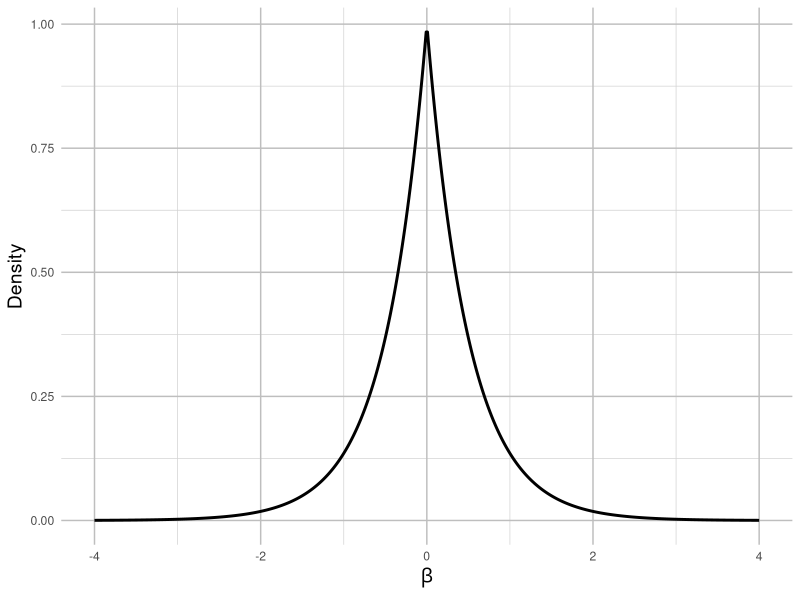

Generate this figure with R: (Note: this script raises an error after producing the figure.)
rm(list = ls())
# Load libraries
library(ggplot2)

# Define the Laplace prior (Lasso prior)
laplace_prior <- function(beta, lambda) {
  (lambda / 2) * exp(-lambda * abs(beta))
}

# Define the Gaussian prior (Ridge prior) for comparison
gaussian_prior <- function(beta, sigma) {
  (1 / sqrt(2 * pi * sigma^2)) * exp(-beta^2 / (2 * sigma^2))
}

# Create a sequence of beta values
beta_values <- seq(-4, 4, length.out = 500)

lambda <- 2  # Laplace parameter
sigma <- 1 / sqrt(2 * lambda)  
laplace_density <- laplace_prior(beta_values, lambda)
gaussian_density <- gaussian_prior(beta_values, sigma)

data <- data.frame(
  beta = rep(beta_values, 2),
  density = c(laplace_density, gaussian_density),
  prior = rep(c("Laplace (Lasso)", "Gaussian (Ridge)"), each = length(beta_values))
)

# Only data entries for Lasso
data_lasso <- subset(data,prior == "Laplace (Lasso)")

# Plot using ggplot2
p <- ggplot(data_lasso, aes(x = beta, y = density)) +
  geom_line(size = 1) +
  labs(
    #title = "Bayesian Viewpoint on the Lasso Estimate",
    #subtitle = "Laplace Prior (Lasso)",
    x = expression(beta),
    y = "Density",
    color = "Prior"
  ) +
  theme_minimal() +
  theme(
    plot.title = element_text(size = 16, face = "bold"),
    plot.subtitle = element_text(size = 12),
    axis.title = element_text(size = 14),
    panel.grid.major = element_line(color = "gray", size = 0.5),
    panel.grid.minor = element_line(color = "lightgray", size = 0.25),
    panel.grid.major.x = element_line(color = "gray", size = 0.5),
    panel.grid.major.y = element_line(color = "gray", size = 0.5), 
    panel.grid.minor.x = element_line(color = "lightgray", size = 0.25), 
    panel.grid.minor.y = element_line(color = "lightgray", size = 0.25)
  )

ggsave("Lasso/Output/bayesian_view_on_lasso.pdf",
       width = 16, height = 9, units = "cm",
       plot = p,
       device = cairo_pdf)